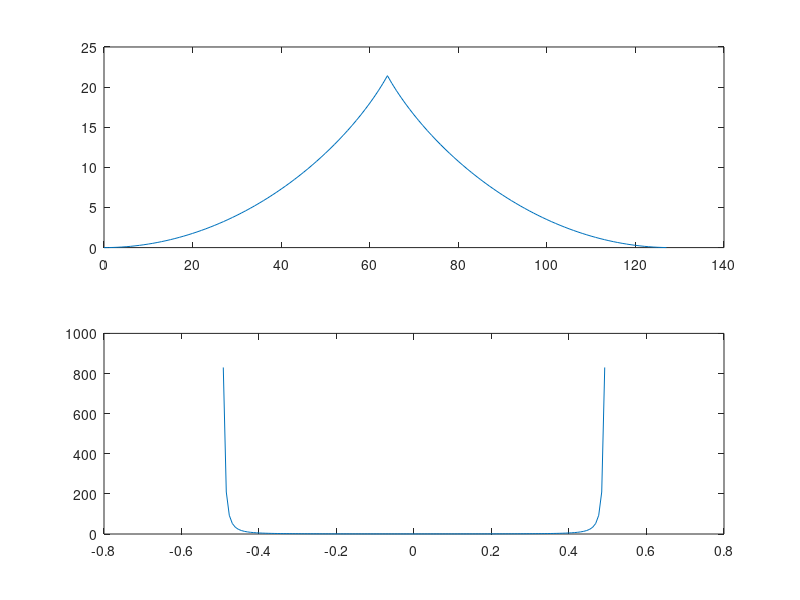

MATLAB code for this plot:
####
clc
clear all
#f=-(1/2+1/128):1/128:1/2-1/128;
f=linspace((-1/2)+(1/128),(1/2)-(1/128),128);
Cf=1./(1+cos(2*pi*f));
Cn=ifftshift(ifft(Cf,128));
t=0:127;
subplot(2,1,1)
plot(t,Cn);
subplot(2,1,2)
plot(f,Cf);

